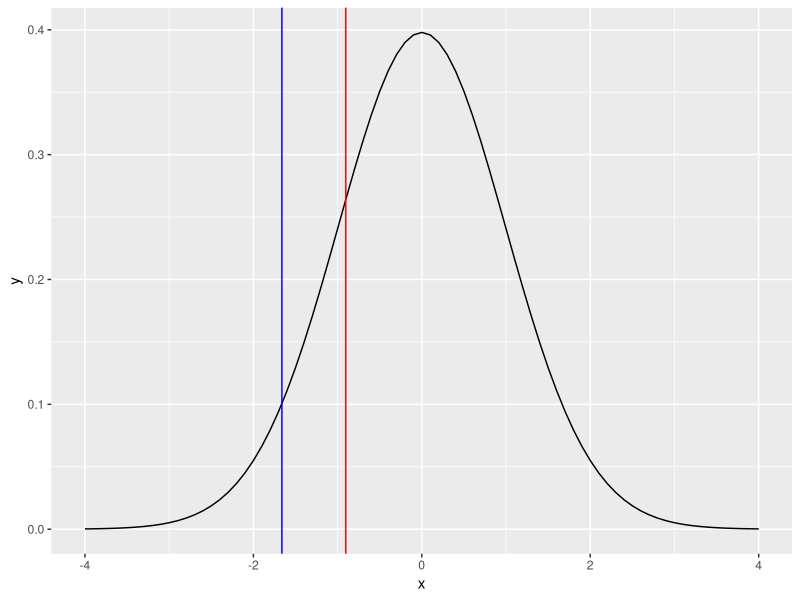

Reproduce this figure in R.
#Problem I am trying to solve:

#2020-21 Q4(D):

# The Gibbs Baby Food Company wishes to compare the weight gain of infants using
# their brand versus their competitors. A sample of 40 babies using the Gibbs products
# revealed a mean weight gain of 7.6 pounds in the first three months after birth. The
# standard deviation of the sample was 2.3 pounds. A sample of 55 babies using the
# competitors brand revealed a mean increase in weight of 8.1 pounds, with a standard
# deviation of 2.9 pounds. At the 0.05 significance level, can we conclude that babies
# using the Gibbs brand gained less weight? Compute the p-value and interpret it.

#assuming the population variances to be equal..

s1 = 2.3
n1 = 40
mu1 = 7.6

s2 = 2.9
n2 = 55
mu2 = 8.1

sp = sqrt(((n1-1)*s1**2 + (n2-1)*s2**2)/(n1 + n2 -2))


#H0 : mu1-mu2 >= 0 
#H1 : mu1-mu2 < 0

tcrit = qt(0.05, n2+n1-2)

tcalc = (mu1 -mu2)/(sp * sqrt(1/n1 + 1/n2))

if (tcalc>tcrit)
{
  cat("Null Hypothesis Accepted, gibbs didn't gain less\n")
  
}else
{
  cat("Hypothesis Rejected,gibbs gained less\n")
}
library(ggplot2)

x = seq(-4,4,by = 0.1)
y = dt(x, n1 + n2 -2)

pltdata = data.frame(x,y)

ggplot(pltdata,aes(x=x,y=y))+
  geom_line()+
  geom_vline(xintercept = c(tcrit, tcalc),color= c("blue","red"))

pvalue = pt(tcalc,n1 + n2 -2)
cat("the p value of", pvalue, "does reinforce the acceptance of the null hypothesis\n")